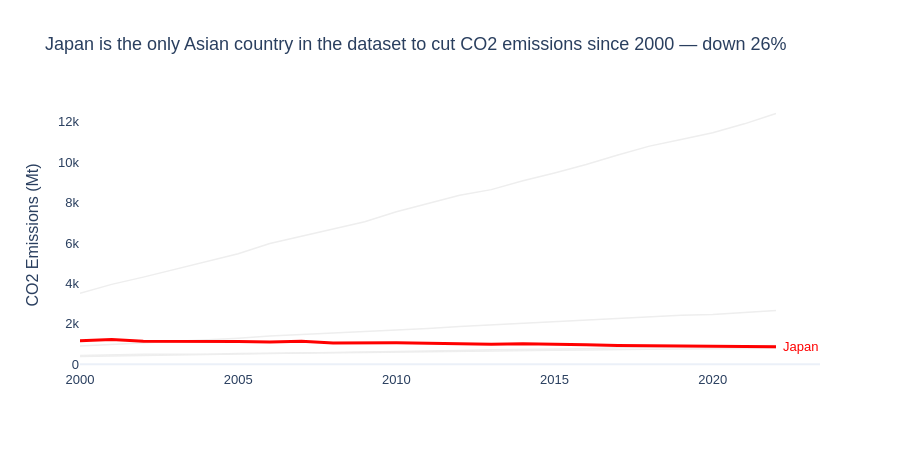

Source (notebook cell):
### Markdown cell above
---
## Task — Multi-Series Line Chart with Highlight

**What to build:** A line chart showing CO2 emissions over time for **all Asian countries** in the dataset, with one country highlighted.

**Requirements:**
- All countries shown (for context), but only **one highlighted in colour** — your choice which
- All other lines in grey (#EEEEEE), thinner
- Highlighted country **labelled directly** at the end of its line (not in a legend)
- Insight title that names the highlighted country and its story

### Code cell
# Task — Multi-series line with highlight
# YOUR CODE HERE

asia = df[df['Region'] == 'Asia']
highlight = 'Japan'

color_map = {c: 'red' if c == highlight else '#EEEEEE'
             for c in asia['Country'].unique()}

fig = px.line(asia, x='Year', y='CO2_Mt', color='Country',
              color_discrete_map=color_map,
              labels={'CO2_Mt': 'CO2 Emissions (Mt)', 'Year': ''},
              title='Japan is the only Asian country in the dataset to cut CO2 emissions since 2000 — down 26%',
              template='plotly_white',
              height=450)

fig.update_traces(line=dict(width=1.5), showlegend=False)

fig.update_traces(line=dict(width=3), selector=dict(name=highlight))

fig.data = tuple(sorted(fig.data, key=lambda t: t.name == highlight))

last = asia[(asia['Country'] == highlight) & (asia['Year'] == asia['Year'].max())]
fig.add_annotation(
    x=last['Year'].values[0], y=last['CO2_Mt'].values[0],
    text=highlight, showarrow=False,
    xanchor='left', xshift=5,
    font=dict(color='red', size=13)
)

fig.update_layout(
    font=dict(family='Arial', size=13),
    xaxis=dict(showgrid=False),
    yaxis=dict(showgrid=False),
    margin=dict(r=80)
)

fig.show()

### Figure 1 — Plotly figure (JSON) as saved in the notebook; plotly's stock layout.template omitted (floating-point values rounded to 4 significant figures)
{"data": [{"hovertemplate": "Country=China<br>=%{x}<br>CO2 Emissions (Mt)=%{y}<extra></extra>", "legendgroup": "China", "line": {"color": "#EEEEEE", "dash": "solid", "width": 1.5}, "marker": {"symbol": "circle"}, "mode": "lines", "name": "China", "orientation": "v", "showlegend": false, "type": "scatter", "x": [2000, 2001, 2002, 2003, 2004, 2005, 2006, 2007, 2008, 2009, 2010, 2011, 2012, 2013, 2014, 2015, 2016, 2017, 2018, 2019, 2020, 2021, 2022], "xaxis": "x", "y": [3514.0, 3952.0, 4312.0, 4692.0, 5079.0, 5468.0, 5974.0, 6323.0, 6673.0, 7053.0, 7543.0, 7972.0, 8365.0, 8641.0, 9078.0, 9466.0, 9887.0, 10360.0, 10790.0, 11130.0, 11450.0, 11900.0, 12410.0], "yaxis": "y"}, {"hovertemplate": "Country=India<br>=%{x}<br>CO2 Emissions (Mt)=%{y}<extra></extra>", "legendgroup": "India", "line": {"color": "#EEEEEE", "dash": "solid", "width": 1.5}, "marker": {"symbol": "circle"}, "mode": "lines", "name": "India", "orientation": "v", "showlegend": false, "type": "scatter", "x": [2000, 2001, 2002, 2003, 2004, 2005, 2006, 2007, 2008, 2009, 2010, 2011, 2012, 2013, 2014, 2015, 2016, 2017, 2018, 2019, 2020, 2021, 2022], "xaxis": "x", "y": [901.6, 974.6, 1056.0, 1146.0, 1205.0, 1291.0, 1396.0, 1466.0, 1542.0, 1637.0, 1687.0, 1774.0, 1865.0, 1945.0, 1994.0, 2092.0, 2177.0, 2267.0, 2345.0, 2419.0, 2466.0, 2580.0, 2661.0], "yaxis": "y"}, {"hovertemplate": "Country=South Korea<br>=%{x}<br>CO2 Emissions (Mt)=%{y}<extra></extra>", "legendgroup": "South Korea", "line": {"color": "#EEEEEE", "dash": "solid", "width": 1.5}, "marker": {"symbol": "circle"}, "mode": "lines", "name": "South Korea", "orientation": "v", "showlegend": false, "type": "scatter", "x": [2000, 2001, 2002, 2003, 2004, 2005, 2006, 2007, 2008, 2009, 2010, 2011, 2012, 2013, 2014, 2015, 2016, 2017, 2018, 2019, 2020, 2021, 2022], "xaxis": "x", "y": [438.1, 481.5, 490.6, 490.8, 494.6, 537.2, 539.0, 566.1, 570.0, 585.4, 595.9, 620.6, 631.1, 649.6, 646.2, 686.5, 704.0, 706.0, 738.5, 750.8, 755.8, 777.3, 789.5], "yaxis": "y"}, {"hovertemplate": "Country=Indonesia<br>=%{x}<br>CO2 Emissions (Mt)=%{y}<extra></extra>", "legendgroup": "Indonesia", "line": {"color": "#EEEEEE", "dash": "solid", "width": 1.5}, "marker": {"symbol": "circle"}, "mode": "lines", "name": "Indonesia", "orientation": "v", "showlegend": false, "type": "scatter", "x": [2000, 2001, 2002, 2003, 2004, 2005, 2006, 2007, 2008, 2009, 2010, 2011, 2012, 2013, 2014, 2015, 2016, 2017, 2018, 2019, 2020, 2021, 2022], "xaxis": "x", "y": [382.8, 400.4, 430.7, 453.8, 482.6, 501.9, 533.0, 551.8, 586.6, 602.5, 614.5, 647.3, 680.1, 717.7, 736.3, 738.2, 768.8, 813.7, 834.8, 872.3, 876.5, 898.5, 930.5], "yaxis": "y"}, {"hovertemplate": "Country=Japan<br>=%{x}<br>CO2 Emissions (Mt)=%{y}<extra></extra>", "legendgroup": "Japan", "line": {"color": "red", "dash": "solid", "width": 3}, "marker": {"symbol": "circle"}, "mode": "lines", "name": "Japan", "orientation": "v", "showlegend": false, "type": "scatter", "x": [2000, 2001, 2002, 2003, 2004, 2005, 2006, 2007, 2008, 2009, 2010, 2011, 2012, 2013, 2014, 2015, 2016, 2017, 2018, 2019, 2020, 2021, 2022], "xaxis": "x", "y": [1166.0, 1220.0, 1136.0, 1131.0, 1151.0, 1127.0, 1101.0, 1133.0, 1050.0, 1061.0, 1064.0, 1042.0, 1005.0, 990.9, 1010.0, 996.6, 967.4, 925.1, 916.6, 914.5, 902.8, 898.1, 865.1], "yaxis": "y"}], "layout": {"annotations": [{"font": {"color": "red", "size": 13}, "showarrow": false, "text": "Japan", "x": 2022, "xanchor": "left", "xshift": 5, "y": 865.1}], "font": {"family": "Arial", "size": 13}, "height": 450, "legend": {"title": {"text": "Country"}, "tracegroupgap": 0}, "margin": {"r": 80}, "title": {"text": "Japan is the only Asian country in the dataset to cut CO2 emissions since 2000 — down 26%"}, "xaxis": {"anchor": "y", "domain": [0, 1], "showgrid": false, "title": {"text": ""}}, "yaxis": {"anchor": "x", "domain": [0, 1], "showgrid": false, "title": {"text": "CO2 Emissions (Mt)"}}}}
